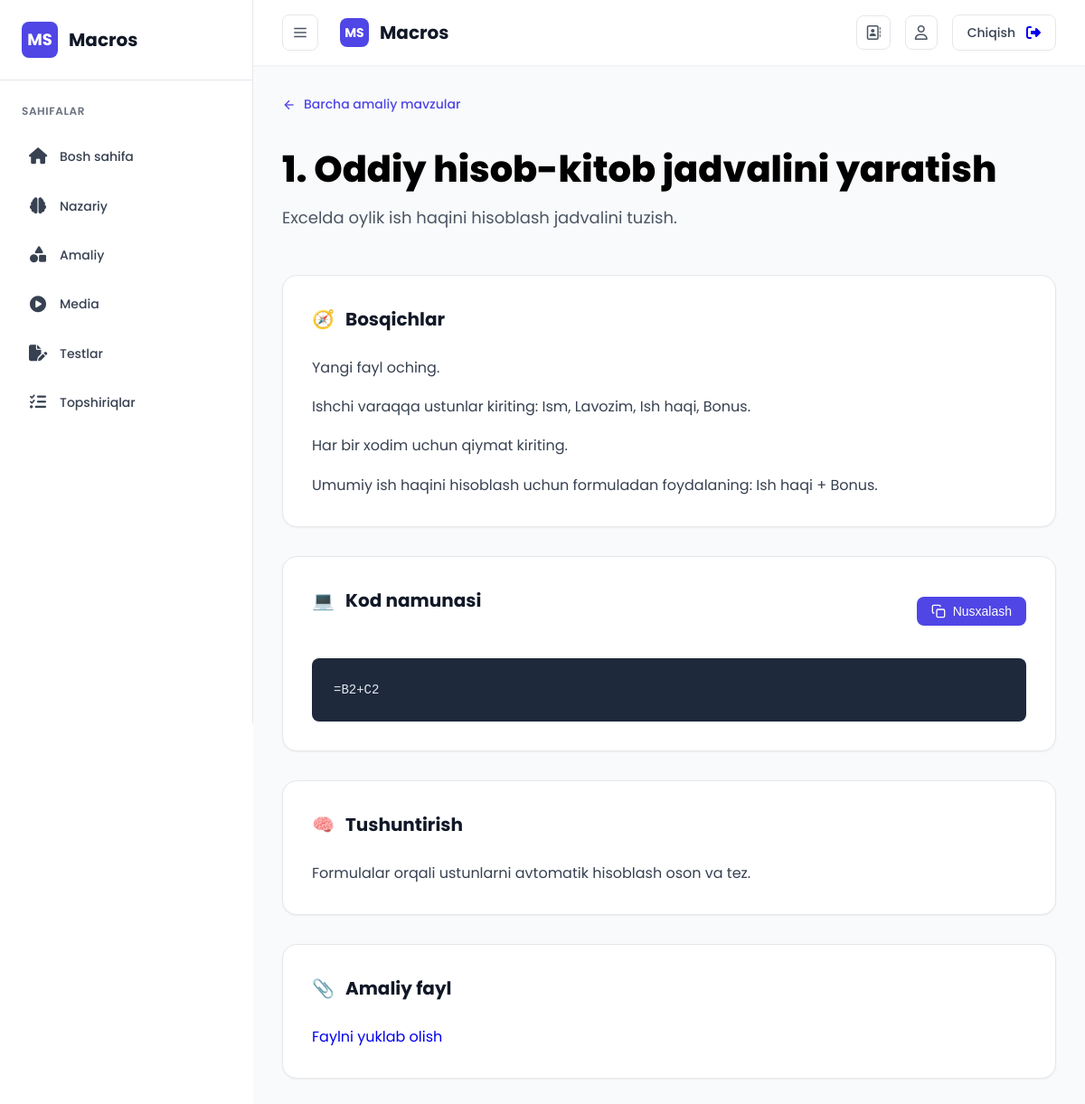
Screenshot of /macros/amaliy/1/ with the database file from the repository.
### macros/models.py (models this page shows, shortened)
class AmaliyMavzu(models.Model):
    modul = models.ForeignKey(AmaliyModul, on_delete=models.CASCADE)
    title = models.CharField(max_length=255)
    task_description = models.TextField(help_text="Bu darsda nima o'rganiladi")
    step_by_step_guide = models.TextField(help_text="Bosqichma-bosqich qanday qilish")
    code_example = models.TextField(blank=True, null=True, help_text="Agar VBA kodi kerak bo‘lsa")
    explanation = models.TextField(blank=True, null=True, help_text="Qo‘shimcha tushuntirish yoki eslatma")
    file_attachment = models.FileField(upload_to='amaliy_fayllar/', blank=True, null=True)
    video_url = models.URLField(blank=True, null=True)
    order = models.PositiveIntegerField(default=0)
    created_at = models.DateTimeField(auto_now_add=True)
    @property
    def step_guide_list(self):
        return [s.strip() for s in self.step_by_step_guide.split('.') if s.strip()]

### macros/views.py (the view)
# urls.py: path('amaliy/<int:pk>/', views.amaliy_mavzu_detail, name='amaliy_detail'),
def amaliy_mavzu_detail(request, pk):
    mavzu = get_object_or_404(AmaliyMavzu, pk=pk)
    return render(request, 'macros/amaliy_detail.html', {'mavzu': mavzu})

### templates/macros/amaliy_detail.html (shortened to what this page needs)
<!DOCTYPE html>
<html lang="uz">
{% load static %}
<head>
    <link rel="stylesheet" href="{% static 'css/macros/mavzu.css' %}">
    <link rel="stylesheet" href="https://cdnjs.cloudflare.com/ajax/libs/font-awesome/6.7.2/css/all.min.css  ">
</head>
<body>
<div class="container">
    {% include 'macros/base/sidebar.html' %}
    <main class="main-content" id="mainContent">
        {% include 'macros/base/header.html' %}
        <div class="content">
            <div class="back-nav">
                <a href="{% url 'amaliy_qisim' %}" class="back-link">
                    <svg viewBox="0 0 24 24" fill="none" stroke="currentColor" stroke-width="2">
                        <path d="M19 12H5"></path>
                        <path d="M12 19l-7-7 7-7"></path>
                    </svg>
                    Barcha amaliy mavzular
                </a>
            </div>
            <div class="lesson-header">
                <h1 class="lesson-title">{{ mavzu.title }}</h1>
                <p class="lesson-subtitle">{{ mavzu.task_description }}</p>
            </div>
            <div class="content-section">
                <div class="section-header">
                    <span class="section-icon">🧭</span>
                    <h2 class="section-title">Bosqichlar</h2>
                </div>
                <div class="section-content">
                    {% for sentence in mavzu.step_guide_list %}
                    <p>{{ sentence }}.</p>
                    {% endfor %}
                </div>
            </div>
            <div class="content-section code-section">
                <div class="code-header">
                    <div class="section-header">
                        <span class="section-icon">💻</span>
                        <h2 class="section-title">Kod namunasi</h2>
                    </div>
                    <button class="copy-btn" onclick="copyCode()">
                        <svg width="16" height="16" viewBox="0 0 24 24" fill="none" stroke="currentColor"
                             stroke-width="2">
                            <rect x="9" y="9" width="13" height="13" rx="2" ry="2"></rect>
                            <path d="M5 15H4a2 2 0 0 1-2-2V4a2 2 0 0 1 2-2h9a2 2 0 0 1 2 2v1"></path>
                        </svg>
                        Nusxalash
                    </button>
                </div>
                <div class="code-block">
                    <code id="codeContent">{{ mavzu.code_example }}</code>
                </div>
            </div>
            <div class="content-section">
                <div class="section-header">
                    <span class="section-icon">🧠</span>
                    <h2 class="section-title">Tushuntirish</h2>
                </div>
                <div class="section-content">
                    <p class="explanation-text">
                        {{ mavzu.explanation }}
                    </p>
                </div>
            </div>
            <div class="content-section">
                <div class="section-header">
                    <span class="section-icon">📎</span>
                    <h2 class="section-title">Amaliy fayl</h2>
                </div>
                <div class="section-content">
                    <a href="{% url 'amaliy_mavzu_pdf' pk=mavzu.id %}" class="download-link">Faylni yuklab olish</a>
                </div>
            </div>
        </div>
    </main>
</div>
</body>
</html>

### static/css/macros/mavzu.css (style rules this page uses)
* { margin: 0; padding: 0; box-sizing: border-box; text-decoration: none; }
:root { --primary: #4F46E5; --primary-light: rgba(79, 70, 229, 0.1); --primary-dark: #3730a3; --black: #000000; --white: #ffffff; --gray-50: #f9fafb; --gray-100: #989898; --gray-200: #e5e7eb; --gray-300: #d1d5db; --gray-400: #9ca3af; --gray-500: #6b7280; --gray-600: #4b5563; --gray-700: #374151; --gray-800: #1f2937; --gray-900: #111827; --radius-sm: 4px; --radius-md: 8px; --radius-lg: 16px; --shadow-sm: 0 1px 2px rgba(0, 0, 0, 0.05); --shadow-md: 0 4px 6px -1px rgba(0, 0, 0, 0.1), 0 2px 4px -1px rgba(0, 0, 0, 0.06); --shadow-lg: 0 10px 15px -3px rgba(0, 0, 0, 0.1), 0 4px 6px -2px rgba(0, 0, 0, 0.05); --transition: all 0.3s ease; }
body { font-family: 'Poppins', sans-serif; background-color: var(--white); color: var(--gray-900); overflow-x: hidden; line-height: 1.6; }
.container { display: flex; min-height: 100vh; position: relative; }
.main-content { flex: 1; display: flex; flex-direction: column; margin-left: 280px; transition: var(--transition); background-color: var(--gray-50); }
.content { flex: 1; padding: 2rem; max-width: 1200px; margin: 0 auto; width: 100%; }
.back-nav { margin-bottom: 2rem; }
.back-link { display: inline-flex; align-items: center; gap: 0.5rem; color: var(--primary); text-decoration: none; font-size: 0.875rem; font-weight: 500; transition: var(--transition); }
.back-link svg { width: 1rem; height: 1rem; }
.lesson-header { margin-bottom: 3rem; }
.lesson-title { font-size: 2.5rem; font-weight: 800; color: var(--black); margin-bottom: 1rem; line-height: 1.2; }
.lesson-subtitle { font-size: 1.125rem; color: var(--gray-600); line-height: 1.6; }
.content-section { background: var(--white); border-radius: var(--radius-lg); padding: 2rem; margin-bottom: 2rem; box-shadow: var(--shadow-sm); border: 1px solid var(--gray-200); }
.section-header { display: flex; align-items: center; gap: 0.75rem; margin-bottom: 1.5rem; }
.section-icon { font-size: 1.25rem; }
.section-title { font-size: 1.25rem; font-weight: 700; color: var(--gray-900); }
.section-content { color: var(--gray-700); line-height: 1.7; }
.section-content p { margin-bottom: 1rem; }
.section-content p:last-child { margin-bottom: 0; }
.code-section { position: relative; }
.code-header { display: flex; align-items: center; justify-content: space-between; margin-bottom: 1.5rem; }
.copy-btn { background: var(--primary); color: var(--white); border: none; padding: 0.5rem 1rem; border-radius: var(--radius-md); font-size: 0.875rem; font-weight: 500; cursor: pointer; transition: var(--transition); display: flex; align-items: center; gap: 0.5rem; }
.code-block { background: #1e293b; border-radius: var(--radius-md); padding: 1.5rem; overflow-x: auto; font-family: 'Consolas', 'Monaco', 'Courier New', monospace; font-size: 0.875rem; line-height: 1.6; }
.code-block code { color: #e2e8f0; }
.explanation-text { font-size: 1rem; line-height: 1.7; }

### rows the page displays
AmaliyMavzu: title "1. Oddiy hisob-kitob jadvalini yaratish", task_description "Excelda oylik ish haqini hisoblash jadvalini tuzish.", code_example "=B2+C2", explanation "Formulalar orqali ustunlarni avtomatik hisoblash oson va tez."

### other values shown
{{ sentence }} "Yangi fayl oching" "Ishchi varaqqa ustunlar kiriting: Ism, Lavozim, Ish haqi, Bonus" "Har bir xodim uchun qiymat kiriting" "Umumiy ish haqini hisoblash uchun formuladan foydalaning: Ish haqi + Bonus"
